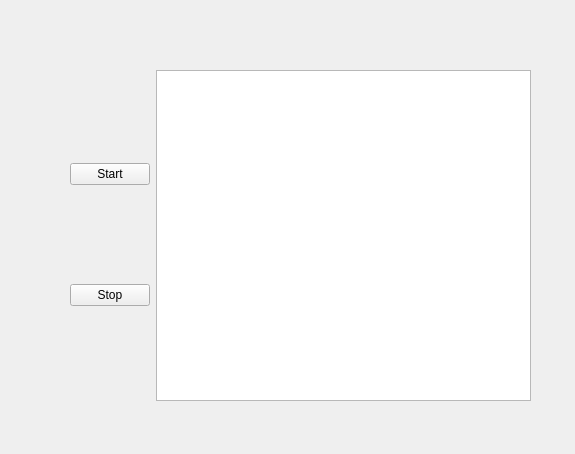
<?xml version="1.0" encoding="UTF-8"?>
<ui version="4.0">
 <class>Widget</class>
 <widget class="QWidget" name="Widget">
  <property name="geometry">
   <rect>
    <x>0</x>
    <y>0</y>
    <width>575</width>
    <height>454</height>
   </rect>
  </property>
  <property name="windowTitle">
   <string>Widget</string>
  </property>
  <widget class="QWidget" name="">
   <property name="geometry">
    <rect>
     <x>70</x>
     <y>70</y>
     <width>461</width>
     <height>331</height>
    </rect>
   </property>
   <layout class="QHBoxLayout" name="horizontalLayout">
    <item>
     <layout class="QVBoxLayout" name="verticalLayout">
      <item>
       <widget class="QPushButton" name="start">
        <property name="sizePolicy">
         <sizepolicy hsizetype="Minimum" vsizetype="Fixed">
          <horstretch>0</horstretch>
          <verstretch>0</verstretch>
         </sizepolicy>
        </property>
        <property name="text">
         <string>Start</string>
        </property>
       </widget>
      </item>
      <item>
       <widget class="QPushButton" name="stop">
        <property name="sizePolicy">
         <sizepolicy hsizetype="Fixed" vsizetype="Fixed">
          <horstretch>0</horstretch>
          <verstretch>0</verstretch>
         </sizepolicy>
        </property>
        <property name="text">
         <string>Stop</string>
        </property>
       </widget>
      </item>
     </layout>
    </item>
    <item>
     <widget class="QTextEdit" name="textEdit"/>
    </item>
   </layout>
  </widget>
 </widget>
 <resources/>
 <connections/>
</ui>
